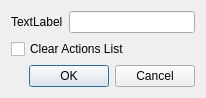
<?xml version="1.0" encoding="UTF-8"?>
<ui version="4.0">
 <class>LC_DlgNewWidget</class>
 <widget class="QDialog" name="LC_DlgNewWidget">
  <property name="geometry">
   <rect>
    <x>0</x>
    <y>0</y>
    <width>206</width>
    <height>96</height>
   </rect>
  </property>
  <property name="windowTitle">
   <string>Dialog</string>
  </property>
  <layout class="QGridLayout" name="gridLayout">
   <item row="0" column="0">
    <widget class="QLabel" name="lblWidgetName">
     <property name="text">
      <string>TextLabel</string>
     </property>
    </widget>
   </item>
   <item row="0" column="1">
    <widget class="QLineEdit" name="leWidgetName"/>
   </item>
   <item row="1" column="0" colspan="2">
    <widget class="QCheckBox" name="cbClearActions">
     <property name="text">
      <string>Clear Actions List</string>
     </property>
    </widget>
   </item>
   <item row="2" column="0" colspan="2">
    <widget class="QDialogButtonBox" name="buttonBox">
     <property name="orientation">
      <enum>Qt::Horizontal</enum>
     </property>
     <property name="standardButtons">
      <set>QDialogButtonBox::Cancel|QDialogButtonBox::Ok</set>
     </property>
    </widget>
   </item>
  </layout>
 </widget>
 <resources/>
 <connections>
  <connection>
   <sender>buttonBox</sender>
   <signal>accepted()</signal>
   <receiver>LC_DlgNewWidget</receiver>
   <slot>accept()</slot>
   <hints>
    <hint type="sourcelabel">
     <x>248</x>
     <y>254</y>
    </hint>
    <hint type="destinationlabel">
     <x>157</x>
     <y>274</y>
    </hint>
   </hints>
  </connection>
  <connection>
   <sender>buttonBox</sender>
   <signal>rejected()</signal>
   <receiver>LC_DlgNewWidget</receiver>
   <slot>reject()</slot>
   <hints>
    <hint type="sourcelabel">
     <x>316</x>
     <y>260</y>
    </hint>
    <hint type="destinationlabel">
     <x>286</x>
     <y>274</y>
    </hint>
   </hints>
  </connection>
 </connections>
</ui>
